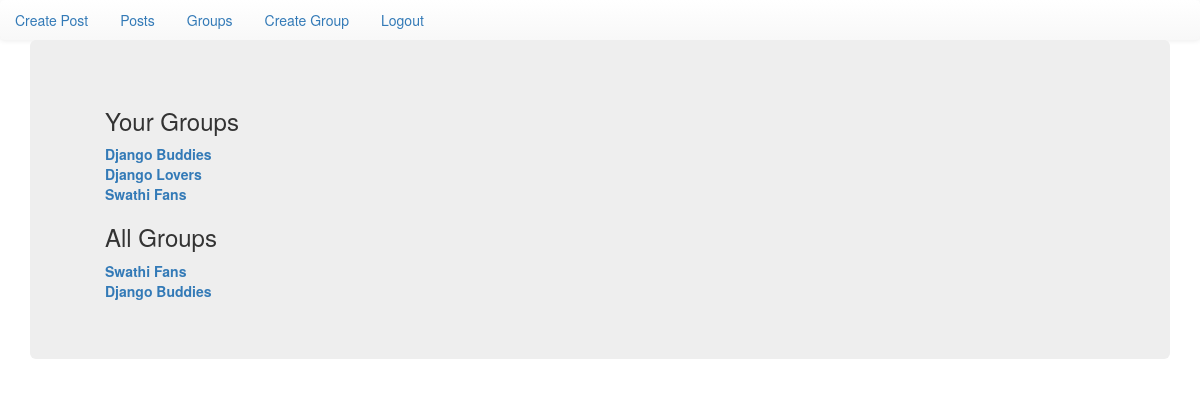
Screenshot of /posts/25nsriswathi (signed in) with the database file from the repository.
### groups/models.py (models this page shows, shortened)
class GroupMember(models.Model):
    group = models.ForeignKey(Group, related_name='memberships', on_delete=models.CASCADE)
    user = models.ForeignKey(User, related_name='user_groups', on_delete=models.CASCADE)
    class Meta:
        unique_together=('group','user')

class Group(models.Model):
    name = models.CharField(max_length=256)
    slug = models.SlugField(allow_unicode=True, unique=True)
    description = models.TextField(blank=True, default='')
    description_html = models.TextField(editable=False,blank=True, default='' )
    members = models.ManyToManyField(User, through='GroupMember')
    class Meta:
        ordering = ['name']

### posts/views.py (the view)
# urls.py: path('posts/<username>',views.PostList.as_view(), name='all' ),
class PostList(SelectRelatedMixin,ListView):
    model = Post
    select_related = ('user','group')
    template_name='posts/post_list.html'
    def get_queryset(self):
        try:
            self.user_groups = GroupMember.objects.prefetch_related('group','user').filter(user__username__iexact=self.kwargs.get('username')).distinct()
            self.other_groups = GroupMember.objects.prefetch_related('group','user').exclude(user__username__iexact=self.kwargs.get('username')).distinct()
            gnames=[]
            self.my_groups=[]
            for g in self.user_groups:
                if(g.group.name not in gnames):
                    gnames.append(g.group.name)
                    self.my_groups.append(g)
            onames=[]
            self.o_groups=[]
            for g in self.other_groups:
                if(g.group.name not in onames):
                    onames.append(g.group.name)
                    self. o_groups.append(g)
        except:
            raise Http404
        else:
            return self.user_groups.all()
    def get_context_data(self, **kwargs):
        context = super().get_context_data(**kwargs)
        context["user_groups"] = self.my_groups
        context["other_groups"] = self.o_groups
        return context

### posts/templates/posts/post_list.html (shortened to what this page needs)
{% extends 'posts/post_base.html' %}
{% block post_content %}
<div class="col-md-4">
    {% if user.is_authenticated %}
    <div class="card card-with-shadow">
        <div class="content">
            <h3 class="title">Your Groups</h3>
                <ul class="list-unstyled">
                    {% for member_group in user_groups %}
                    <li><a href="{% url 'groups:single' slug=member_group.group.slug %}"><strong>{{ member_group.group.name }}</strong></a></li>
                    {% endfor %}
                </ul>
            </div>
        </div>
        {% endif %}
        <div class="card card-with-shadow">
            <div class="content">
                <h3 class="title">All Groups</h3>
                    <ul class="list-unstyled">
                        {% for o in other_groups %}
                        <li><a href="{% url 'groups:single' slug=o.group.slug %}"><strong>{{ o.group.name }}</strong></a></li>
                        {% endfor %}
                    </ul>
                </div>
            </div>
</div>
{% endblock %}
{% block post_post %}
<div class="col-md-8">
</div>
        {% endblock %}

### rows the page displays
GroupMember: group.name "Django Buddies"
GroupMember: group.name "Django Lovers"
GroupMember: group.name "Swathi Fans"
GroupMember: group.name "Swathi Fans"
GroupMember: group.name "Django Buddies"
